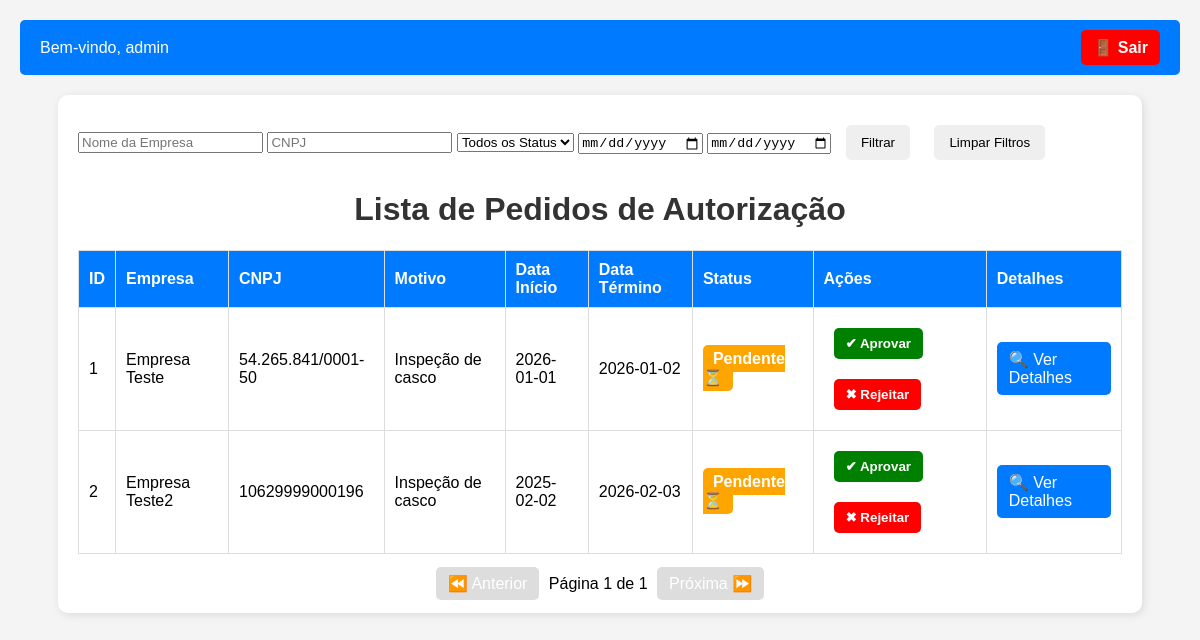
The app's page /lista-pedidos (signed in) with its own data.
### app/models.py (models this page shows, shortened)
class Usuario(db.Model, UserMixin):
    __tablename__ = 'usuarios'
    id = db.Column(db.Integer, primary_key=True, autoincrement=True)
    username = db.Column(db.String(150), unique=True, nullable=False)
    password_hash = db.Column(db.String(256), nullable=False)
    role = db.Column(db.String(50), nullable=False, default="comum")  # "comum" ou "RFB"

class PedidoAutorizacao(db.Model):
    __tablename__ = 'pedidos_autorizacao'
    id = db.Column(db.Integer, primary_key=True, autoincrement=True)
    empresa_responsavel = db.Column(db.String(255), nullable=False)
    cnpj_empresa = db.Column(db.String(20), nullable=False)
    endereco_empresa = db.Column(db.String(255), nullable=False)
    motivo_solicitacao = db.Column(db.Text, nullable=False)
    data_inicio = db.Column(db.Date, nullable=False)
    data_termino = db.Column(db.Date, nullable=False)
    horario_servico = db.Column(db.String(20), nullable=False)
    status = db.Column(db.String(20), default="pendente", nullable=False)
    usuario_id = db.Column(db.Integer, db.ForeignKey("usuarios.id"), nullable=False)
    usuario = db.relationship("Usuario", backref="pedidos")

### app/routes.py (the view)
@pedidos_bp.route('/lista-pedidos', methods=['GET'])
@login_required
def exibir_pedidos():
    nome_empresa = request.args.get("nome_empresa", "").strip()
    cnpj_empresa = request.args.get("cnpj_empresa", "").strip()
    status = request.args.get("status", "").strip()
    data_inicio = request.args.get("data_inicio", "").strip()
    data_termino = request.args.get("data_termino", "").strip()
    page = request.args.get("page", default=1, type=int)
    per_page = request.args.get("per_page", default=10, type=int)
    if current_user.role == "RFB":
        query = PedidoAutorizacao.query
    else:
        query = PedidoAutorizacao.query.filter_by(usuario_id=current_user.id)
    if nome_empresa:
        query = query.filter(PedidoAutorizacao.empresa_responsavel.ilike(f"%{nome_empresa}%"))
    if cnpj_empresa:
        query = query.filter(PedidoAutorizacao.cnpj_empresa.ilike(f"%{cnpj_empresa}%"))
    if status in ["pendente", "aprovado", "rejeitado"]:
        query = query.filter(PedidoAutorizacao.status == status)
    if data_inicio:
        try:
            data_inicio = datetime.strptime(data_inicio, "%Y-%m-%d").date()
            query = query.filter(PedidoAutorizacao.data_inicio >= data_inicio)
        except ValueError:
            return jsonify({"error": "Formato inválido para 'data_inicio'. Use 'YYYY-MM-DD'."}), 400
    if data_termino:
        try:
            data_termino = datetime.strptime(data_termino, "%Y-%m-%d").date()
            query = query.filter(PedidoAutorizacao.data_termino <= data_termino)
        except ValueError:
            return jsonify({"error": "Formato inválido para 'data_termino'. Use 'YYYY-MM-DD'."}), 400
    query = query.order_by(PedidoAutorizacao.data_inicio.desc())
    pedidos_paginados = query.paginate(page=page, per_page=per_page, error_out=False)
    return render_template('lista-pedidos.html', pedidos=pedidos_paginados)

### app/__init__.py (called while the page is built)
@login_manager.user_loader
def load_user(user_id):
    return Usuario.query.get(int(user_id))

### app/templates/lista-pedidos.html (shortened to what this page needs)
<!DOCTYPE html>
<html lang="pt-br">
<head>
</head>
<body>
<div class="navbar">
    <span>Bem-vindo, {{ current_user.username }}</span>
    <a class="btn-logout" href="{{ url_for('auth.logout') }}">🚪 Sair</a>
</div>
<div class="container">
<form action="/lista-pedidos" method="GET">
    <input type="text" name="nome_empresa" placeholder="Nome da Empresa" value="{{ request.args.get('nome_empresa', '') }}">
    <input type="text" name="cnpj_empresa" placeholder="CNPJ" value="{{ request.args.get('cnpj_empresa', '') }}">
    <select name="status">
        <option value="">Todos os Status</option>
    </select>
    <input type="date" name="data_inicio" placeholder="Data Início" value="{{ request.args.get('data_inicio', '') }}">
    <input type="date" name="data_termino" placeholder="Data Término" value="{{ request.args.get('data_termino', '') }}">
    <button type="submit">Filtrar</button>
    <a href="/lista-pedidos"><button type="button">Limpar Filtros</button></a>
</form>
    <h1>Lista de Pedidos de Autorização</h1>
    <table>
        <thead>
            <tr>
                <th>ID</th>
                <th>Empresa</th>
                <th>CNPJ</th>
                <th>Motivo</th>
                <th>Data Início</th>
                <th>Data Término</th>
                <th>Status</th>
                <th>Ações</th>
                <th>Detalhes</th>
            </tr>
        </thead>
        <tbody>
            {% for pedido in pedidos.items %}
            <tr>
                <td>{{ pedido.id }}</td>
                <td>{{ pedido.empresa_responsavel }}</td>
                <td>{{ pedido.cnpj_empresa }}</td>
                <td>{{ pedido.motivo_solicitacao }}</td>
                <td>{{ pedido.data_inicio.strftime('%Y-%m-%d') }}</td>
                <td>{{ pedido.data_termino.strftime('%Y-%m-%d') }}</td>
                <td>
                    {% if pedido.status == "pendente" %}
                        <span class="status status-pendente">Pendente ⏳</span>
                    {% elif pedido.status == "aprovado" %}
                        <span class="status status-aprovado">Aprovado ✅</span>
                    {% elif pedido.status == "rejeitado" %}
                        <span class="status status-rejeitado">Rejeitado ❌</span>
                    {% endif %}
                </td>
<td class="actions">
    {% if pedido.status == "pendente" and current_user.role == "RFB" %}
        <button class="btn-aprovar" onclick="aprovarPedido({{ pedido.id }})">✔ Aprovar</button>
        <button class="btn-rejeitar" onclick="rejeitarPedido({{ pedido.id }})">✖ Rejeitar</button>
    {% endif %}
</td>
                <td>
                    <a class="btn-detalhes" href="/pedido/{{ pedido.id }}">🔍 Ver Detalhes</a>
                </td>
            </tr>
            {% endfor %}
        </tbody>
    </table>
    <div class="pagination">
        {% if pedidos.has_prev %}
            <a href="{{ url_for('pedidos.exibir_pedidos', page=pedidos.prev_num) }}">⏪ Anterior</a>
        {% else %}
            <a class="disabled">⏪ Anterior</a>
        {% endif %}
        Página {{ pedidos.page }} de {{ pedidos.pages }}
        {% if pedidos.has_next %}
            <a href="{{ url_for('pedidos.exibir_pedidos', page=pedidos.next_num) }}">Próxima ⏩</a>
        {% else %}
            <a class="disabled">Próxima ⏩</a>
        {% endif %}
    </div>
</div>
</body>
</html>

### app/templates/lista-pedidos.html (style rules this page uses)
body { font-family: Arial, sans-serif; background-color: #f4f4f4; margin: 20px; }
h1 { text-align: center; color: #333; }
.container { width: 90%; max-width: 1200px; margin: auto; background: white; padding: 20px; border-radius: 10px; box-shadow: 2px 2px 10px rgba(0, 0, 0, 0.1); }
table { width: 100%; border-collapse: collapse; margin-top: 20px; }
th, td { border: 1px solid #ddd; padding: 10px; text-align: left; }
th { background-color: #007bff; color: white; }
.status { font-weight: bold; padding: 5px 10px; border-radius: 5px; }
.status-pendente { background-color: orange; color: white; }
.actions button { padding: 8px 12px; border: none; border-radius: 5px; cursor: pointer; margin-right: 5px; font-weight: bold; }
.btn-aprovar { background-color: green; color: white; }
.btn-rejeitar { background-color: red; color: white; }
.btn-detalhes { background-color: #007bff; color: white; text-decoration: none; padding: 8px 12px; border-radius: 5px; display: inline-block; }
.pagination { margin-top: 20px; text-align: center; }
.pagination a { margin: 0 5px; padding: 8px 12px; text-decoration: none; background-color: #007bff; color: white; border-radius: 5px; }
.pagination a.disabled { background-color: #ddd; pointer-events: none; }
.navbar { display: flex; justify-content: space-between; align-items: center; background: #007bff; color: white; padding: 10px 20px; border-radius: 5px; margin-bottom: 20px; }
.btn-logout { text-decoration: none; background-color: red; color: white; padding: 8px 12px; border-radius: 5px; font-weight: bold; }
button { margin: 10px; padding: 10px 15px; border: none; border-radius: 5px; cursor: pointer; }

### records on screen
Usuario: username "admin"
PedidoAutorizacao: id "1", empresa_responsavel "Empresa Teste", cnpj_empresa "54.265.841/0001-50", motivo_solicitacao "Inspeção de casco", data_inicio "2026-01-01", data_termino "2026-01-02", status "Pendente ⏳"
PedidoAutorizacao: id "2", empresa_responsavel "Empresa Teste2", cnpj_empresa "10629999000196", motivo_solicitacao "Inspeção de casco", data_inicio "2025-02-02", data_termino "2026-02-03", status "Pendente ⏳"

### other values on screen
{{ pedidos.page }} "1"
{{ pedidos.pages }} "1"
